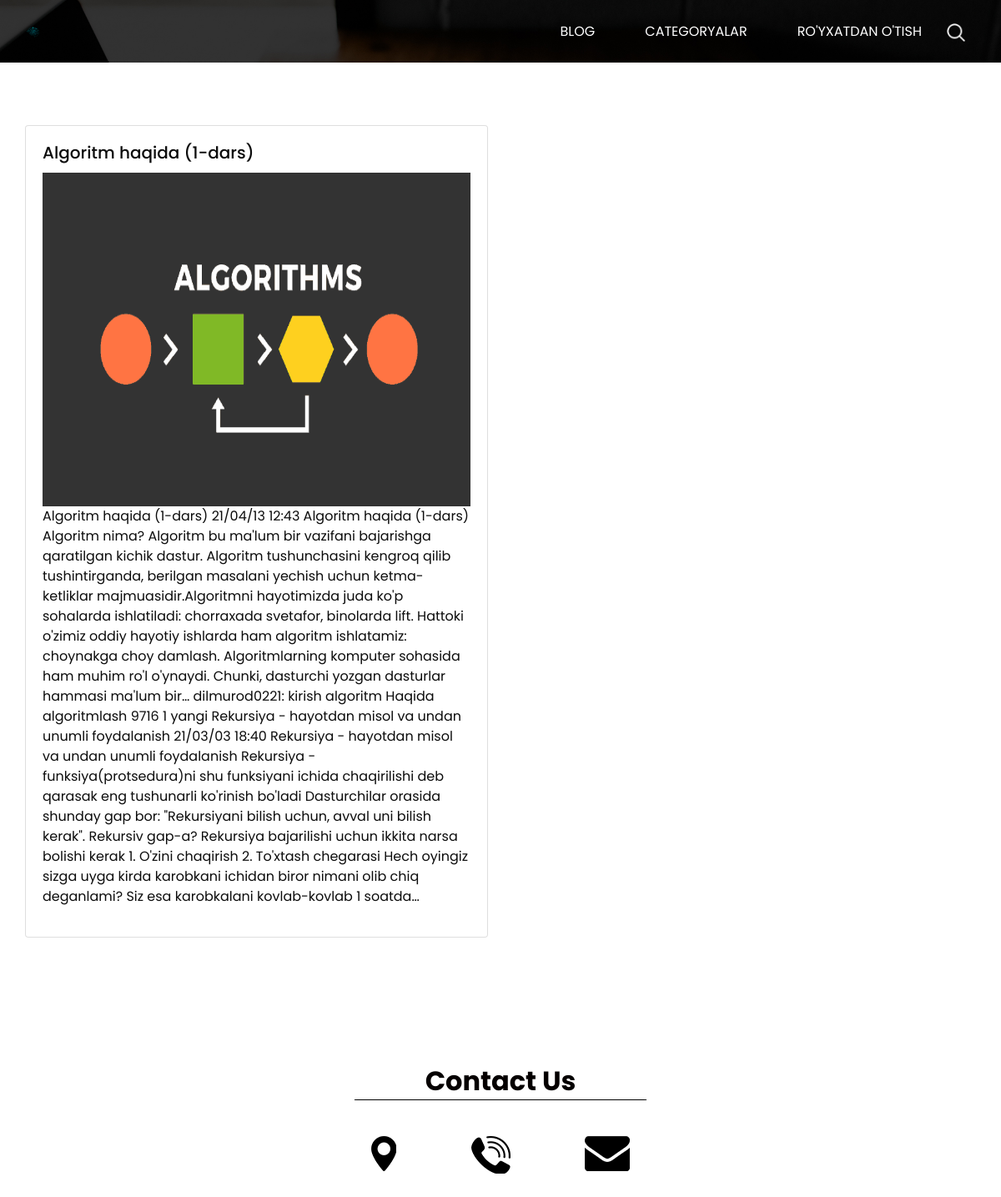
Screenshot of /blog/algoritm-haqida-1-dars with the database file from the repository.
### blogapp/models.py (models this page shows, shortened)
class Blog(models.Model):
    title = models.CharField(max_length=200)
    slug = models.SlugField(max_length=200, unique=True)
    content = models.TextField()
    image = models.ImageField(upload_to="blog/%Y/%m/%d/")
    created_at = models.DateTimeField(auto_now_add=True)
    updated_at = models.DateTimeField(auto_now=True)
    views = models.IntegerField(default=0)
    category = models.ForeignKey(Category, on_delete=models.SET_NULL, null=True)
    user = models.ForeignKey(UserProfile, on_delete=models.SET_NULL, null=True)
    tags = TaggableManager(blank=True)

### blogapp/views.py (the view)
# urls.py: path('blog/<slug:slug>', BlogDetail.as_view(), name='blog_detail'),
class BlogDetail(BasicView,View):
    def get(self, request, slug):
        blog=Blog.objects.get(slug=slug)
        blog.views += 1
        blog.save()
        context = {
            'blog':blog,
            'categories':self.category(),
            'tags':self.tag()
        }
        return render(request,'blog_detail.html',context)

### blogapp/models.py (called while the page is built)
    def __str__(self):
        return self.name

### blogapp/views.py (called while the page is built)
    def category(self):
        return Category.objects.all()

    def tag(self):
        return Tag.objects.all()

### templates/blog_detail.html (shortened to what this page needs)
<!DOCTYPE html>
{% load static %}
<html>
<head>
  <link rel="stylesheet" type="text/css"
    href="https://cdnjs.cloudflare.com/ajax/libs/OwlCarousel2/2.1.3/assets/owl.carousel.min.css" />
  <link rel="stylesheet" href="https://maxcdn.bootstrapcdn.com/font-awesome/4.3.0/css/font-awesome.min.css">
  <link rel="stylesheet" type="text/css" href="{% static 'css/bootstrap.css' %}" />
  <link href="{% static 'css/style.css' %}" rel="stylesheet" />
  <link href="{% static 'css/responsive.css' %}" rel="stylesheet" />
</head>
<body class="sub_page">
  <div class="hero_area">
    <header class="header_section">
      <div class="container">
        <nav class="navbar navbar-expand-lg custom_nav-container pt-3">
          <a class="navbar-brand mr-5" href="index.html">
            <img src="{% static 'images/rb_93187.png' %}" alt="">
          </a>
          <div class="collapse navbar-collapse" id="navbarSupportedContent">
            <div class="d-flex ml-auto flex-column flex-lg-row align-items-center">
              <ul class="navbar-nav  ">
                <li class="nav-item ">
                  <a class="nav-link" href="{% url 'home' %}">Blog</a>
                </li>
                <li class="nav-item active">
                  <a class="nav-link" href="{% url 'category_list' %}">Categoryalar</a>
                </li>
                <li class="nav-item">
                  <a class="nav-link" href="{% url 'register' %}">Ro'yxatdan o'tish</a>
                </li>
              </ul>
              <form class="form-inline">
                <button class="btn  my-2 my-sm-0 nav_search-btn" type="submit"></button>
              </form>
            </div>
          </div>
        </nav>
      </div>
    </header>
  </div>
  <section class="about_section layout_padding">
    <div class="container">
      <div class="row">
        <div class="col-md-6">
          <div class="detail-box">
            <div class="heading_container">
              <div class="card" style="width: 120%; height: 0%;">
                <div class="card-body">
                    <h5 class="card-title">{{blog.title}}</h5>
                    <img src="{{blog.image.url}}" style="width:100%; height: 25rem;">
                    <p class="card-text">{{blog.content}}</p>
        </div>
    </div>
      </div>
    </div>
  </section>
  <section class="info_section layout_padding">
    <div class="footer_contact">
      <div class="heading_container">
        <h2>
          Contact Us
        </h2>
      </div>
      <div class="box">
        <a href="" class="img-box">
          <img src="{% static 'images/location.png' %}" alt="" class="img-1">
        </a>
        <a href="" class="img-box">
          <img src="{% static 'images/call.png' %}" alt="" class="img-1">
        </a>
        <a href="" class="img-box">
          <img src="{% static 'images/envelope.png' %}" alt="" class="img-1">
        </a>
      </div>
    </div>
  </section>
</body>
</html>

### static/css/style.css (style rules this page uses)
body { font-family: 'Poppins', sans-serif; color: #0c0c0c; background-color: #ffffff; }
.layout_padding { padding: 75px 0; }
.heading_container { display: -webkit-box; display: -ms-flexbox; display: flex; }
.heading_container h2 { font-weight: bold; color: #050000; padding: 3px 10px; border-bottom: 1px solid #000000; }
.hero_area { height: 100vh; background-image: url('/static/images/hero-bg.jpg'); background-size: cover; }
.sub_page .hero_area { height: auto; }
.custom_nav-container.navbar-expand-lg .navbar-nav .nav-item .nav-link { padding: 10px 30px; color: #ffffff; text-align: center; text-transform: uppercase; }
a, a:hover, a:focus { text-decoration: none; }
.btn, .btn:focus { outline: none !important; -webkit-box-shadow: none; box-shadow: none; }
.custom_nav-container .nav_search-btn { background-image: url('static/images/search-icon.png'); background-size: 22px; background-repeat: no-repeat; background-position-y: 7px; width: 35px; height: 35px; padding: 0; border: none; }
.navbar-brand { display: -webkit-box; display: -ms-flexbox; display: flex; -webkit-box-align: center; -ms-flex-align: center; align-items: center; }
.navbar-brand img { width: 20px; margin-right: 5px; }
.custom_nav-container { z-index: 99999; padding: 15px 0; }
.info_section { display: -webkit-box; display: -ms-flexbox; display: flex; -webkit-box-pack: center; -ms-flex-pack: center; justify-content: center; }
.info_section .footer_contact { width: 350px; }
.info_section .footer_contact .heading_container h2 { width: 100%; text-align: center; }
.info_section .footer_contact .box { display: -webkit-box; display: -ms-flexbox; display: flex; -webkit-box-pack: justify; -ms-flex-pack: justify; justify-content: space-between; padding: 35px 20px 0 20px; }

### static/css/responsive.css (style rules this page uses)
@media (min-width: 1200px) { .container { max-width: 1170px; } }

### rows the page displays
Blog: title "Algoritm haqida (1-dars)", image (picture), content "Algoritm haqida (1-dars) 21/04/13 12:43 Algoritm haqida (1-dars) Algoritm nima? Algoritm bu ma'lum bir vazifani bajarishga qaratilgan kichik dastur. Algoritm tushunchasini kengroq qilib tushintirganda, berilgan masalani yechish uchun ketma-ketliklar majmuasidir.Algoritmni hayotimizda juda ko'p sohalarda ishlatiladi: chorraxada svetafor, binolarda lift. Hattoki o'zimiz oddiy hayotiy ishlarda ham algoritm ishlatamiz: choynakga choy damlash. Algoritmlarning komputer sohasida ham muhim ro'l o'ynaydi. Chunki, dasturchi yozgan dasturlar hammasi ma'lum bir… dilmurod0221: kirish algoritm Haqida algoritmlash 9716 1 yangi Rekursiya - hayotdan misol va undan unumli foydalanish 21/03/03 18:40 Rekursiya…"
